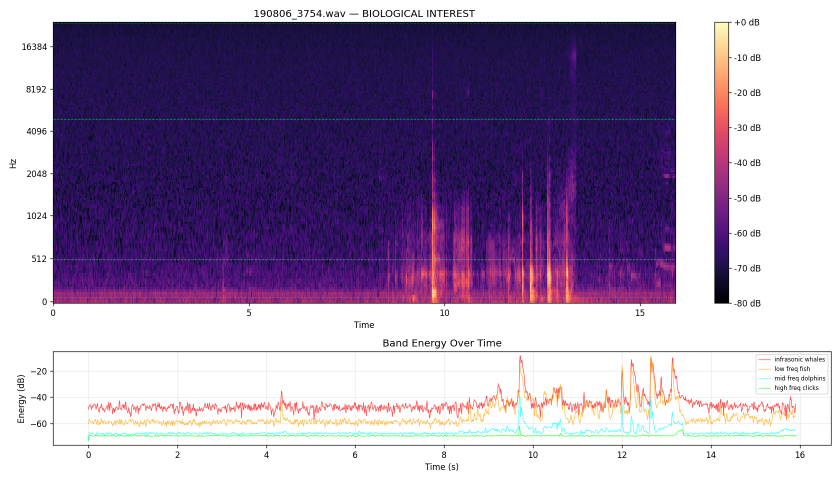
#> input picture backend/output/spectrograms/190806_3754_spectrogram.png, 1680 x 960 px (shown at 1/2 size); its folder holds 4 pictures in this run
$ python generate_clean_spectrograms.py
#> lines starting #> are read from the running program, lines starting #| are printed output that depends on the picture
"""
Generate clean spectrogram images from existing composite spectrograms.

Detects the matplotlib axes frame per-image using the gray(212)/black(0)
border pattern and crops to the inner heatmap content, removing titles,
axis tick labels, colorbars, and subsidiary charts.

The resulting images have the time axis mapped edge-to-edge,
suitable for synchronized audio playback overlays in the frontend.

Usage:
    python generate_clean_spectrograms.py
"""

from pathlib import Path
import numpy as np
from PIL import Image

REPO_ROOT = Path(__file__).resolve().parent

BASIC_SPEC_DIR = REPO_ROOT / "output" / "spectrograms"
CASCADE_SPEC_DIR = REPO_ROOT / "output2" / "spectrograms"
CLEAN_DIR = REPO_ROOT / "output" / "spectrograms_clean"

# Expected image sizes
BASIC_SIZE = (1680, 960)
CASCADE_SIZE = (1920, 1680)


def _is_gray_border(pixel, tol=15):
    """Check if pixel matches matplotlib's gray axes border (~212,212,212)."""
    r, g, b = int(pixel[0]), int(pixel[1]), int(pixel[2])
    return abs(r - 212) < tol and abs(g - 212) < tol and abs(b - 212) < tol


def _is_black(pixel, tol=5):
    """Check if pixel is black (axes line)."""
    return int(pixel[0]) < tol and int(pixel[1]) < tol and int(pixel[2]) < tol


def find_heatmap_box(arr, max_bottom_y):
    """Find the inner heatmap content area of the top subplot.

    Matplotlib axes have a consistent border pattern:
        white → gray(212) → black(0) → heatmap content
    We scan for this pattern on each edge to find the content boundary.

    Returns (left, top, right, bottom) — the crop box for just the heatmap.
    """
    h, w = arr.shape[:2]

    # Use a scan row at ~40% of the expected spectrogram height
    scan_y = max_bottom_y * 2 // 5

    # --- LEFT boundary ---
    # Scan from left: find gray→black→color transition
    left = 0
    for x in range(w // 3):
        if _is_gray_border(arr[scan_y, x]):
            # Next pixel should be black, then heatmap
            if x + 2 < w and _is_black(arr[scan_y, x + 1]):
                left = x + 2  # First heatmap pixel
                break

    # --- RIGHT boundary ---
    # Scan from right: find gray→black transitions. The first one from the right
    # may be the colorbar's outer frame (narrow ~32px strip). Skip it and find
    # the heatmap's actual right edge.
    right = w
    x = w - 1
    while x > w // 2:
        if _is_gray_border(arr[scan_y, x]) and x - 1 > 0 and _is_black(arr[scan_y, x - 1]):
            # Found a gray→black boundary. Check if content to the left is narrow (colorbar).
            content_start = x - 2
            while content_start > w // 2 and not _is_black(arr[scan_y, content_start]):
                content_start -= 1
            content_width = (x - 2) - content_start
            if content_width < 80:
                # Narrow strip — this is the colorbar. Skip past it.
                x = content_start - 1
                continue
            else:
                right = x - 1
                break
        x -= 1

    # --- TOP boundary ---
    # Scan downward at horizontal center of the heatmap
    mid_x = (left + right) // 2
    top = 0
    # We need to find the LAST gray→black transition going down (skip title lines)
    last_transition_y = 0
    for y in range(max_bottom_y // 2):
        if _is_gray_border(arr[y, mid_x]):
            if y + 2 < h and _is_black(arr[y + 1, mid_x]):
                last_transition_y = y + 2
    top = last_transition_y if last_transition_y > 0 else 0

    # --- BOTTOM boundary ---
    # Scan upward from max expected position
    bottom = max_bottom_y
    for y in range(max_bottom_y, max(0, max_bottom_y - 150), -1):
        if _is_gray_border(arr[y, mid_x]):
            if y - 1 >= 0 and _is_black(arr[y - 1, mid_x]):
                bottom = y - 1  # black line; heatmap ends at y-2+1 = y-1
                break

    return left, top, right, bottom


def crop_spectrograms(src_dir, expected_size, max_bottom_y, suffix):
    """Crop all spectrogram PNGs in src_dir, extracting just the heatmap."""
    if not src_dir.exists():
        print(f"  Skipping {src_dir} (not found)")
        return 0

    exp_w, exp_h = expected_size
    count = 0
    for png_file in sorted(src_dir.glob("*.png")):
        try:
            img = Image.open(png_file)
            w, h = img.size
            if w != exp_w or h != exp_h:
                print(f"  SKIP {png_file.name} — unexpected size {w}x{h}")
                continue

            arr = np.array(img)
            left, top, right, bottom = find_heatmap_box(arr, max_bottom_y)

            if right <= left or bottom <= top:
                print(f"  SKIP {png_file.name} — invalid box ({left},{top},{right},{bottom})")
                continue

            cropped = img.crop((left, top, right, bottom))

            stem = png_file.stem
            out_path = CLEAN_DIR / f"{stem}_clean.png"
            cropped.save(out_path, optimize=True)
            count += 1
        except Exception as e:
            print(f"  ERROR {png_file.name}: {e}")

    return count


def main():
    CLEAN_DIR.mkdir(parents=True, exist_ok=True)
    print(f"Output: {CLEAN_DIR}")
    print()

    # Basic: 2 panels [3:1], top spectrogram ends around y=607
    print("Cropping basic spectrograms...")
    n1 = crop_spectrograms(BASIC_SPEC_DIR, BASIC_SIZE, max_bottom_y=620, suffix="spectrogram")
#> in crop_spectrograms, img is the input picture: PIL image 1680x960 RGBA; mean R, G, B, A 162.7, 147.3, 176.6, 255
#> the loop in find_heatmap_box, `for x in range(w // 3):` made 106 passes
#> left on pass 106: 107
#> the loop in find_heatmap_box, `while x > w // 2:` made 299 passes
#> (content_width, x) on pass 222: (27, 1428)
#> (content_width, right) on pass 299: (510, 1351)
#> after the loop in find_heatmap_box, `while x > w // 2:`: content_start = 840; content_width = 510; right = 1351; x = 1352
#> in find_heatmap_box, `mid_x = (left + right) // 2`: mid_x = 729
#> the loop in find_heatmap_box, `for y in range(max_bottom_y // 2):` made 310 passes
#> (r in _is_gray_border, g in _is_gray_border, b in _is_gray_border, last_transition_y) on pass 44: (212, 212, 212, 45)
#> (r in _is_gray_border, g in _is_gray_border, b in _is_gray_border) on passes 1 to 6: (255, 255, 255), (255, 255, 255), (255, 255, 255), (255, 255, 255), (255, 255, 255), (255, 255, 255)
#> in find_heatmap_box, `top = last_transition_y if last_transition_y > 0 else 0`: top = 45
#> the loop in find_heatmap_box, `for y in range(max_bottom_y, max(0, max_bottom_y - 150), -1):` made 14 passes
#> (r in _is_gray_border, g in _is_gray_border, b in _is_gray_border, bottom) on pass 14: (212, 212, 212, 606)
#> in crop_spectrograms, `left, top, right, bottom = find_heatmap_box(arr, max_bottom_y)`: left = 107; top = 45; right = 1351; bottom = 606
#> in crop_spectrograms, `cropped = img.crop((left, top, right, bottom))`:
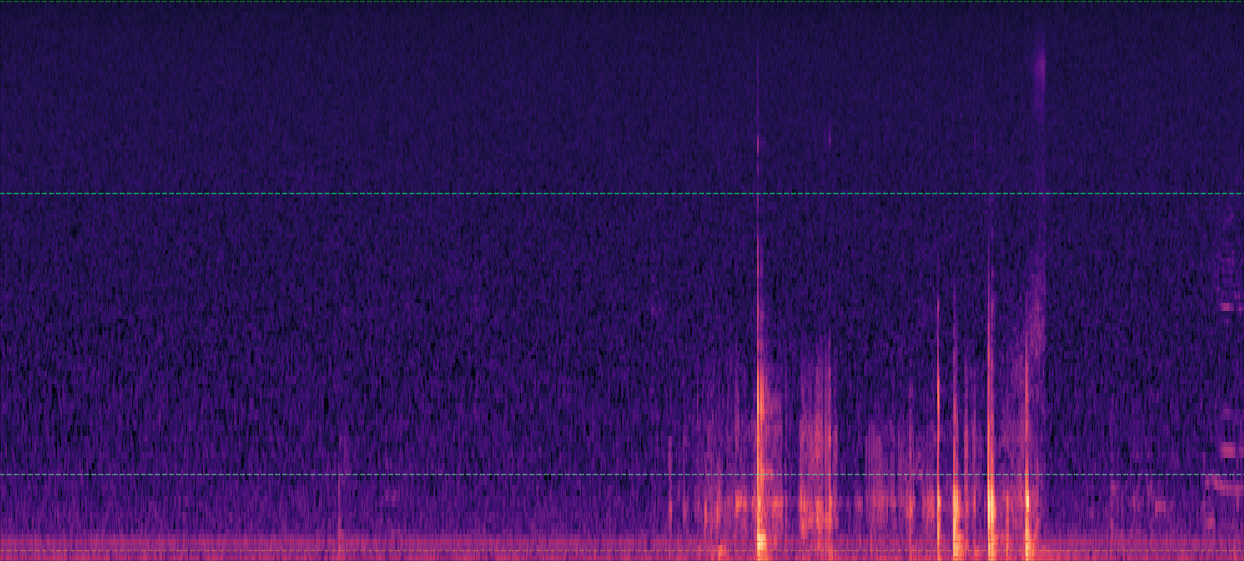
#> cropped: PIL image 1244x561 RGBA; mean R, G, B, A 52.6, 20.3, 89.4, 255
#> pass 2 of the loop in crop_spectrograms, `for png_file in sorted(src_dir.glob("*.png")):`:
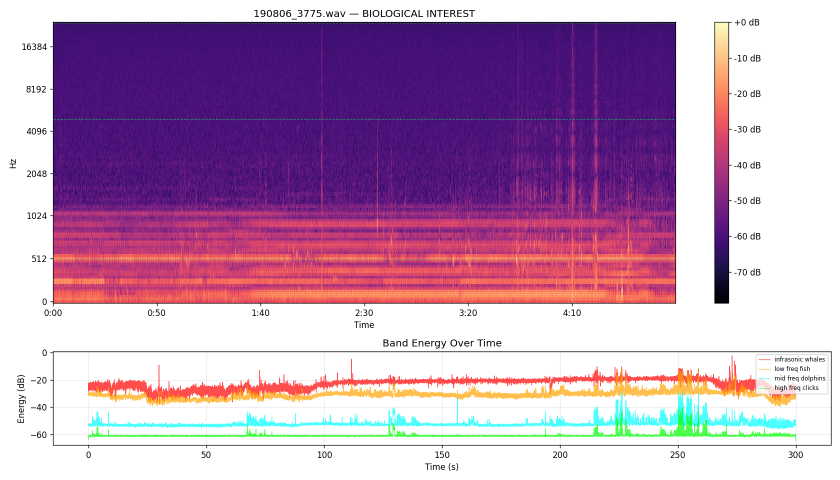
#> input picture backend/output/spectrograms/190806_3775_spectrogram.png, 1680 x 960 px (shown at 1/2 size)
#> in crop_spectrograms, img is the input picture: PIL image 1680x960 RGBA; mean R, G, B, A 188.9, 152.8, 185.5, 255
#> in crop_spectrograms, `cropped = img.crop((left, top, right, bottom))`:
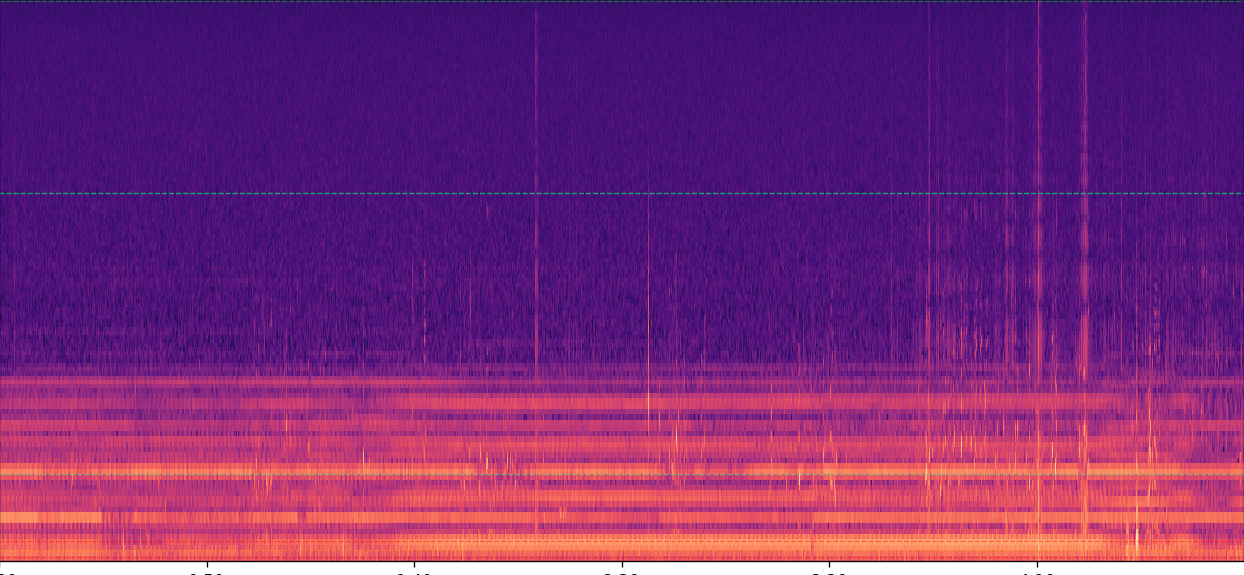
#> cropped: PIL image 1244x575 RGBA; mean R, G, B, A 121.4, 41.5, 120, 255
#> pass 3 of the loop in crop_spectrograms, `for png_file in sorted(src_dir.glob("*.png")):`:
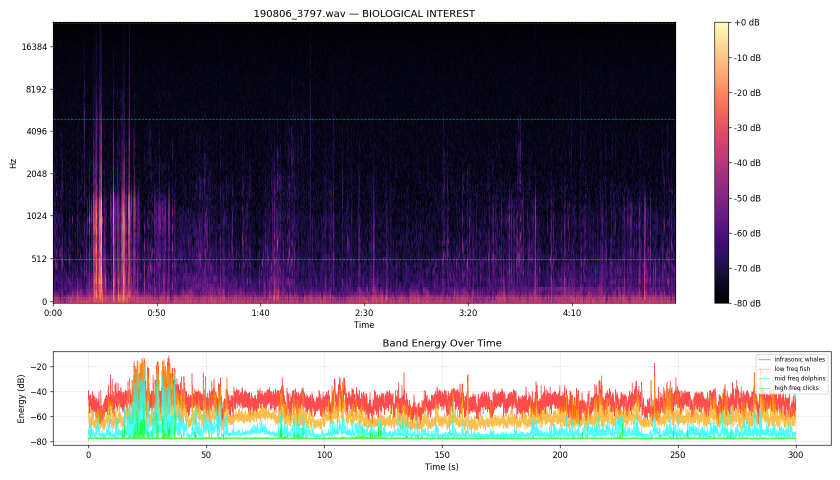
#> input picture backend/output/spectrograms/190806_3797_spectrogram.png, 1680 x 960 px (shown at 1/2 size)
#> in crop_spectrograms, img is the input picture: PIL image 1680x960 RGBA; mean R, G, B, A 148.4, 138.3, 149.7, 255
#> in crop_spectrograms, `cropped = img.crop((left, top, right, bottom))`:
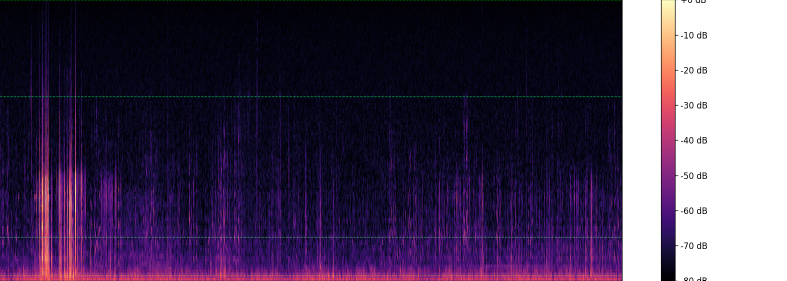
#> cropped: PIL image 1573x561 RGBA (shown at 1/2 size); mean R, G, B, A 72.4, 58.5, 86.4, 255
#> the loop made 4 passes; the first 3 are shown
    print(f"  {n1} files processed")

    # Cascade: 4 panels [3:1:1:1], top spectrogram ends around y=688
    print("Cropping cascade spectrograms...")
    n2 = crop_spectrograms(CASCADE_SPEC_DIR, CASCADE_SIZE, max_bottom_y=700, suffix="cascade")
#|   SKIP 190806_3754_spectrogram.png — unexpected size 1680x960
#> pass 2 of the loop in crop_spectrograms, `for png_file in sorted(src_dir.glob("*.png")):`:
#|   SKIP 190806_3775_spectrogram.png — unexpected size 1680x960
#> pass 3 of the loop in crop_spectrograms, `for png_file in sorted(src_dir.glob("*.png")):`:
#|   SKIP 190806_3797_spectrogram.png — unexpected size 1680x960
#> the loop made 4 passes; the first 3 are shown
    print(f"  {n2} files processed")

    print(f"\nDone. {n1 + n2} clean spectrograms in {CLEAN_DIR}")


if __name__ == "__main__":
    main()
